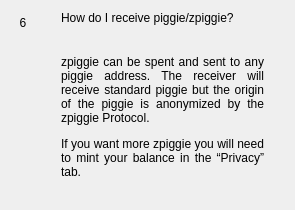
                  <widget class="QWidget" name="widgetFaq6" native="true">
                   <layout class="QHBoxLayout" name="horizontalpage_6" stretch="0,1">
                    <item alignment="Qt::AlignTop">
                     <widget class="QLabel" name="labelNumber6">
                      <property name="minimumSize">
                       <size>
                        <width>24</width>
                        <height>24</height>
                       </size>
                      </property>
                      <property name="maximumSize">
                       <size>
                        <width>16777215</width>
                        <height>24</height>
                       </size>
                      </property>
                      <property name="text">
                       <string>6</string>
                      </property>
                      <property name="alignment">
                       <set>Qt::AlignCenter</set>
                      </property>
                     </widget>
                    </item>
                    <item>
                     <layout class="QVBoxLayout" name="verticalLayoutpage_6">
                      <property name="spacing">
                       <number>0</number>
                      </property>
                      <property name="leftMargin">
                       <number>20</number>
                      </property>
                      <property name="rightMargin">
                       <number>20</number>
                      </property>
                      <item>
                       <widget class="QLabel" name="labelSubtitle6">
                        <property name="text">
                         <string>How do I receive piggie/zpiggie?</string>
                        </property>
                        <property name="wordWrap">
                         <bool>true</bool>
                        </property>
                       </widget>
                      </item>
                      <item>
                       <spacer name="verticalSpacer_60">
                        <property name="orientation">
                         <enum>Qt::Vertical</enum>
                        </property>
                        <property name="sizeType">
                         <enum>QSizePolicy::Fixed</enum>
                        </property>
                        <property name="sizeHint" stdset="0">
                         <size>
                          <width>20</width>
                          <height>30</height>
                         </size>
                        </property>
                       </spacer>
                      </item>
                      <item>
                       <widget class="QLabel" name="labelContent6">
                        <property name="text">
                         <string>
                           &lt;html&gt;&lt;head/&gt;&lt;body&gt;&lt;p align=&quot;justify&quot;&gt;
                           zpiggie can be spent and sent to any piggie address. The receiver will
                           receive standard piggie but the origin of the piggie is anonymized by the zpiggie Protocol.
                           &lt;/p&gt;&lt;p align=&quot;justify&quot;&gt;
                           If you want more zpiggie you will need to mint your balance in the “Privacy” tab.
                           &lt;/p&gt;&lt;/body&gt;&lt;/html&gt;
                         </string>
                        </property>
                        <property name="alignment">
                         <set>Qt::AlignLeading|Qt::AlignLeft|Qt::AlignTop</set>
                        </property>
                        <property name="wordWrap">
                         <bool>true</bool>
                        </property>
                       </widget>
                      </item>
                      <item>
                       <spacer name="verticalSpacer_61">
                        <property name="orientation">
                         <enum>Qt::Vertical</enum>
                        </property>
                        <property name="sizeHint" stdset="0">
                         <size>
                          <width>20</width>
                          <height>20</height>
                         </size>
                        </property>
                       </spacer>
                      </item>
                     </layout>
                    </item>
                   </layout>
                  </widget>
